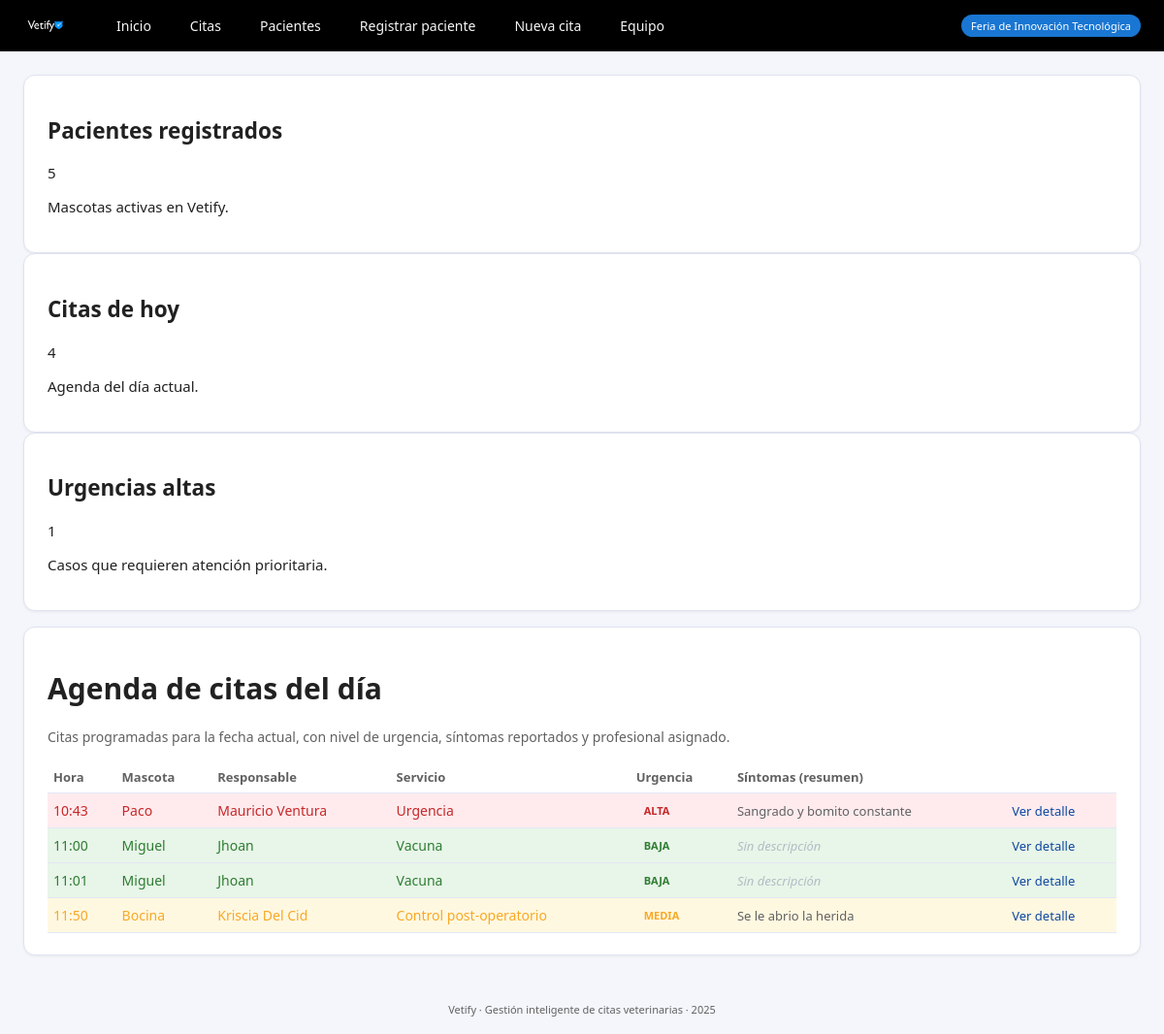
Page /agenda on the committed database.
### tables this page shows
CREATE TABLE citas (
        id INTEGER PRIMARY KEY AUTOINCREMENT,
        mascota_id INTEGER NOT NULL,
        vet_id INTEGER NOT NULL,
        fecha_hora TEXT NOT NULL,
        tipo_servicio TEXT NOT NULL,
        sintomas TEXT,
        urgencia TEXT,
        estado TEXT NOT NULL DEFAULT 'pendiente',
        FOREIGN KEY (mascota_id) REFERENCES mascotas(id),
        FOREIGN KEY (vet_id) REFERENCES veterinarios(id)
    );

CREATE TABLE mascotas (
        id INTEGER PRIMARY KEY AUTOINCREMENT,
        nombre TEXT NOT NULL,
        tipo TEXT NOT NULL,
        raza TEXT,
        edad INTEGER,
        peso REAL,
        dueno_id INTEGER NOT NULL,
        FOREIGN KEY (dueno_id) REFERENCES duenos(id)
    );

CREATE TABLE duenos (
        id INTEGER PRIMARY KEY AUTOINCREMENT,
        nombre TEXT NOT NULL,
        telefono TEXT NOT NULL,
        correo TEXT NOT NULL
    );

### app.py (the view)
@app.route("/agenda")
def agenda():
    citas = listar_citas_hoy()
    total_mascotas = contar_mascotas()
    total_citas_hoy = contar_citas_hoy()
    urgencias = contar_citas_urgencia_hoy()
    urg_altas = urgencias.get("alta", 0)
    return render_template(
        "agenda.html",
        citas=citas,
        total_mascotas=total_mascotas,
        total_citas_hoy=total_citas_hoy,
        urg_altas=urg_altas
    )

### db.py (called while the page is built)
def get_connection():
    conn = sqlite3.connect(DB_NAME)
    conn.row_factory = sqlite3.Row  # acceder por nombre de columna
    return conn

### services.py (called while the page is built)
def contar_mascotas() -> int:
    conn = get_connection()
    cur = conn.cursor()
    cur.execute("SELECT COUNT(*) AS c FROM mascotas;")
    c = cur.fetchone()["c"]
    conn.close()
    return int(c or 0)

def listar_citas_hoy():
    hoy = datetime.now().date().isoformat()
    conn = get_connection()
    cur = conn.cursor()
    cur.execute("""
        SELECT c.id,
               c.fecha_hora,
               c.tipo_servicio,
               c.urgencia,
               c.sintomas,
               m.nombre AS mascota,
               d.nombre AS dueno,
               v.nombre AS vet
        FROM citas c
        JOIN mascotas m ON c.mascota_id = m.id
        JOIN duenos d   ON m.dueno_id = d.id
        JOIN veterinarios v ON c.vet_id = v.id
        WHERE date(c.fecha_hora) = ?
        ORDER BY c.fecha_hora;
    """, (hoy,))
    filas = cur.fetchall()
    conn.close()
    return filas

def contar_citas_hoy() -> int:
    hoy = datetime.now().date().isoformat()
    conn = get_connection()
    cur = conn.cursor()
    cur.execute("SELECT COUNT(*) AS c FROM citas WHERE date(fecha_hora) = ?;", (hoy,))
    c = cur.fetchone()["c"]
    conn.close()
    return int(c or 0)

def contar_citas_urgencia_hoy() -> Dict[str, int]:
    hoy = datetime.now().date().isoformat()
    conn = get_connection()
    cur = conn.cursor()
    cur.execute("""
        SELECT COALESCE(urgencia, ''), COUNT(*) AS c
        FROM citas
        WHERE date(fecha_hora) = ?
        GROUP BY urgencia;
    """, (hoy,))
    filas = cur.fetchall()
    conn.close()
    return {row[0] or "": int(row[1]) for row in filas}

### templates/agenda.html (shortened to what this page needs)
{% extends "base.html" %}
{% block content %}
<div class="layout-vertical">
    <div class="stats-row">
        <div class="card stat-card">
            <h2>Pacientes registrados</h2>
            <span class="stat-value">{{ total_mascotas }}</span>
            <p>Mascotas activas en Vetify.</p>
        </div>
        <div class="card stat-card">
            <h2>Citas de hoy</h2>
            <span class="stat-value">{{ total_citas_hoy }}</span>
            <p>Agenda del día actual.</p>
        </div>
        <div class="card stat-card">
            <h2>Urgencias altas</h2>
            <span class="stat-value urgent">{{ urg_altas }}</span>
            <p>Casos que requieren atención prioritaria.</p>
        </div>
    </div>
    <div class="card">
        <h1>Agenda de citas del día</h1>
        <p class="form-sub">
            Citas programadas para la fecha actual, con nivel de urgencia,
            síntomas reportados y profesional asignado.
        </p>
        {% if citas %}
        <table class="table">
            <thead>
                <tr>
                    <th>Hora</th>
                    <th>Mascota</th>
                    <th>Responsable</th>
                    <th>Servicio</th>
                    <th>Urgencia</th>
                    <th>Síntomas (resumen)</th>
                    <th></th>
                </tr>
            </thead>
            <tbody>
                {% for c in citas %}
                {% set urg = (c['urgencia'] or '').lower() %}
                <tr class="urg-{{ urg }}">
                    {% set dt = c['fecha_hora'] %}
                    <td>{{ dt[11:16] }}</td>
                    <td>{{ c['mascota'] }}</td>
                    <td>{{ c['dueno'] }}</td>
                    <td>{{ c['tipo_servicio'] }}</td>
                    <td class="urg-cell">
                        {% if urg == 'alta' %}
                            <span class="urg-tag urg-alta">ALTA</span>
                        {% elif urg == 'media' %}
                            <span class="urg-tag urg-media">MEDIA</span>
                        {% elif urg == 'baja' %}
                            <span class="urg-tag urg-baja">BAJA</span>
                        {% else %}
                            <span class="urg-tag">N/A</span>
                        {% endif %}
                    </td>
                    <td class="symptoms-cell">
                        {% if c['sintomas'] %}
                            {% if c['sintomas']|length > 70 %}
                                {{ c['sintomas'][:70] }}…
                            {% else %}
                                {{ c['sintomas'] }}
                            {% endif %}
                        {% else %}
                            <span class="symptoms-empty">Sin descripción</span>
                        {% endif %}
                    </td>
                    <td>
                        <a class="details-link"
                           href="{{ url_for('cita_detalle', cita_id=c['id']) }}">
                            Ver detalle
                        </a>
                    </td>
                </tr>
                {% endfor %}
            </tbody>
        </table>
        {% else %}
        <p>No hay citas registradas para hoy.</p>
        {% endif %}
    </div>
</div>
{% endblock %}

### static/css/styles.css (style rules this page uses)
:root { --primary: #1976D2; --primary-dark: #0D47A1; --accent: #FFC107; --bg: #F4F6FB; --card-bg: #FFFFFF; --text-main: #212121; --text-soft: #616161; --border-soft: #E0E3EF; --danger: #C62828; --warning: #F9A825; --success: #2E7D32; }
* { box-sizing: border-box; font-family: "Segoe UI", system-ui, sans-serif; }
body { margin: 0; background: var(--bg); color: var(--text-main); font-size: 15px; }
.card { background: var(--card-bg); border-radius: 12px; border: 1px solid var(--border-soft); padding: 22px 24px; box-shadow: 0 1px 3px rgba(15, 23, 42, 0.06); }
.layout-vertical { display: flex; flex-direction: column; gap: 16px; }
.form-sub { font-size: 14px; color: var(--text-soft); margin-bottom: 16px; }
.table { width: 100%; border-collapse: collapse; font-size: 14px; margin-top: 8px; }
.table th, .table td { border-bottom: 1px solid #E4E7F5; padding: 7px 6px; text-align: left; }
.table th { font-size: 13px; color: var(--text-soft); }
.urg-cell { text-align: center; }
.urg-tag { display: inline-block; padding: 3px 8px; border-radius: 999px; font-size: 11px; font-weight: 600; }
.urg-baja { background: #E8F5E9; color: var(--success); }
.urg-media { background: #FFF8E1; color: var(--warning); }
.urg-alta { background: #FFEBEE; color: var(--danger); }
.symptoms-cell { font-size: 13px; color: var(--text-soft); max-width: 260px; }
.symptoms-empty { font-style: italic; color: #B0BEC5; }
.details-link { font-size: 13px; color: var(--primary-dark); text-decoration: none; }

### rows in the picture
citas: fecha_hora "10:43", mascota "Paco", dueno "Mauricio Ventura", tipo_servicio "Urgencia", shows "ALTA", sintomas "Sangrado y bomito constante"
citas: fecha_hora "11:00", mascota "Miguel", dueno "Jhoan", tipo_servicio "Vacuna", shows "BAJA", sintomas "Sin descripción"
citas: fecha_hora "11:01", mascota "Miguel", dueno "Jhoan", tipo_servicio "Vacuna", shows "BAJA", sintomas "Sin descripción"
citas: fecha_hora "11:50", mascota "Bocina", dueno "Kriscia Del Cid", tipo_servicio "Control post-operatorio", shows "MEDIA", sintomas "Se le abrio la herida"

### other values in the picture
{{ total_mascotas }} "5"
{{ total_citas_hoy }} "4"
{{ urg_altas }} "1"
